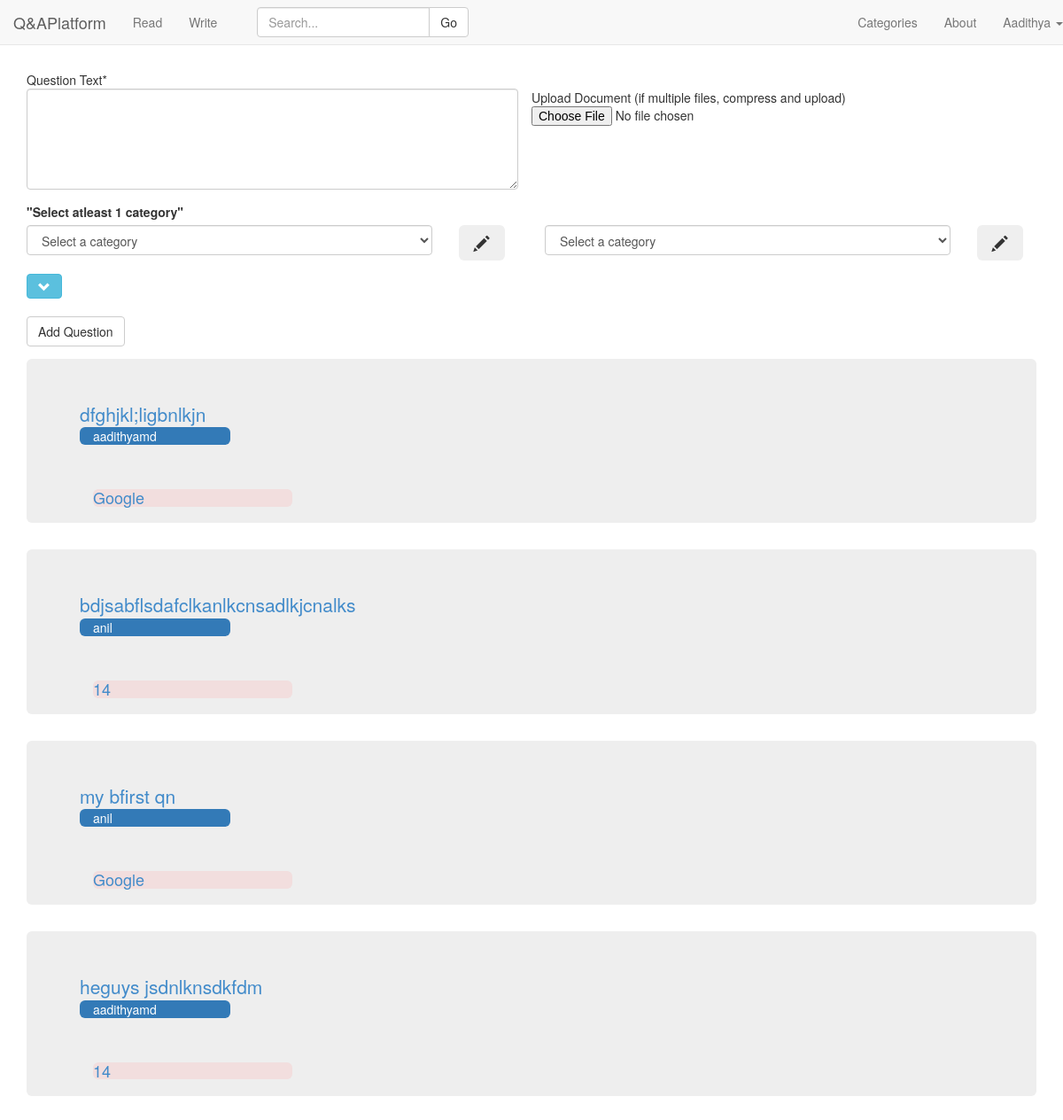
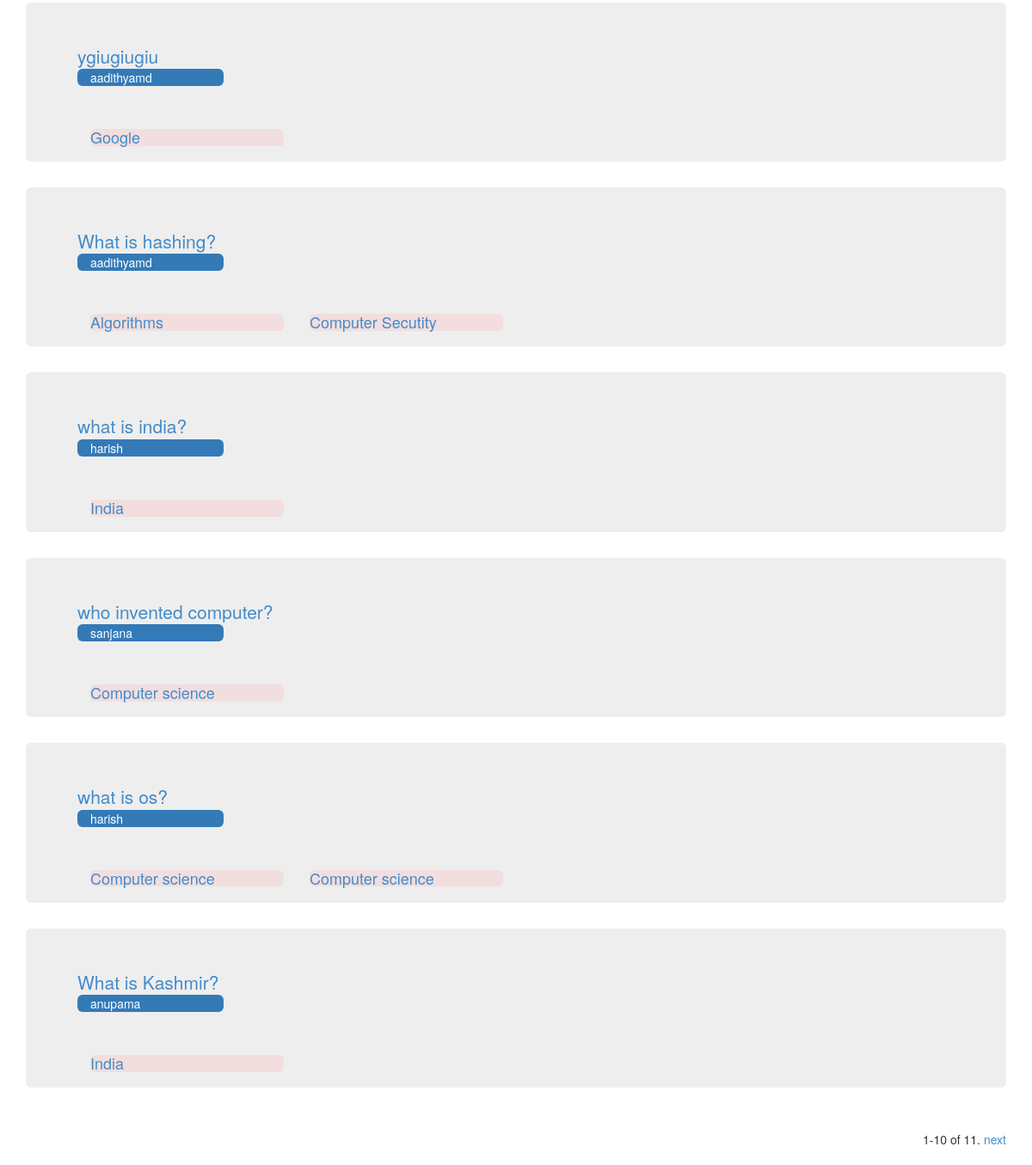
The app's page /write/ (signed in), older data (2 pictures, top to bottom).
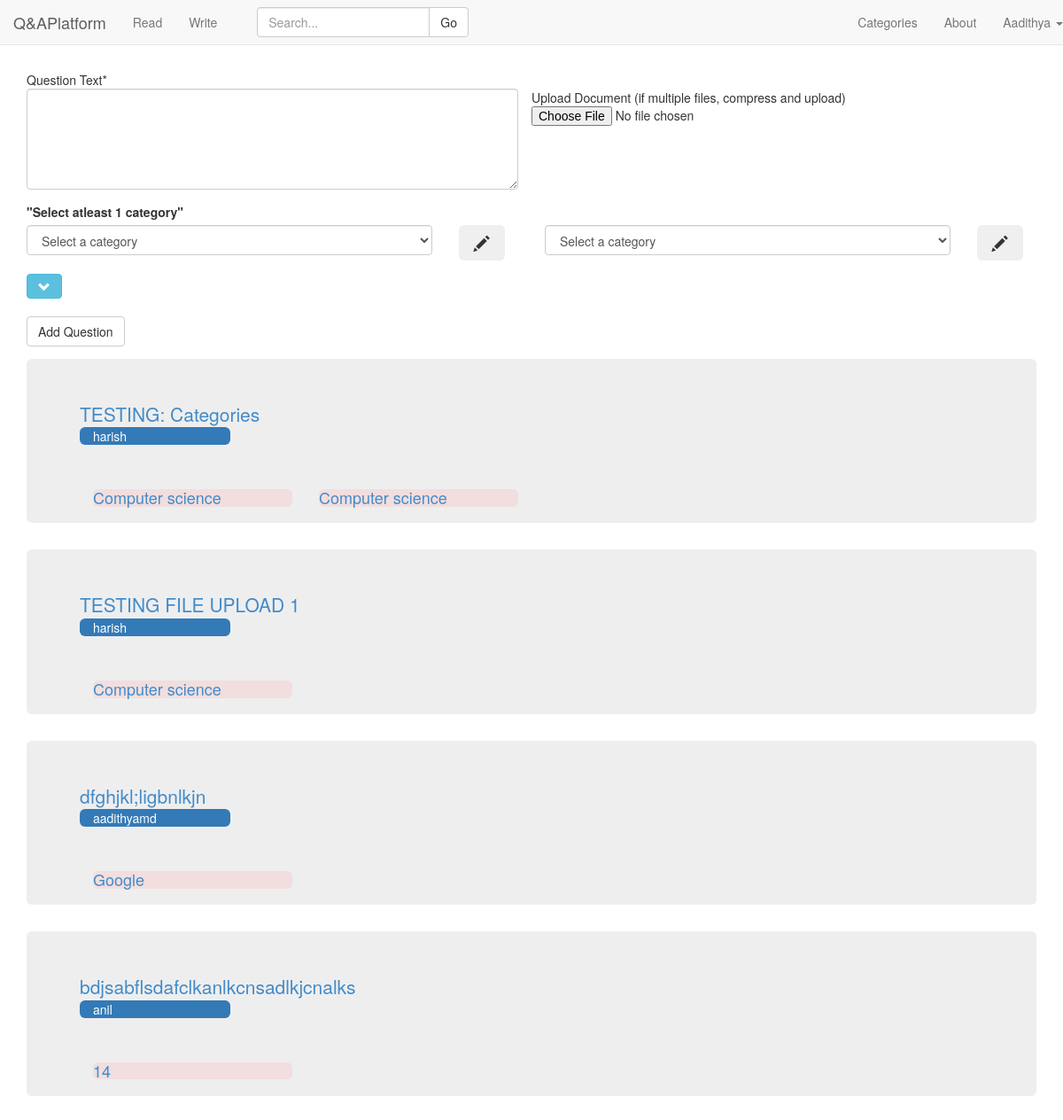
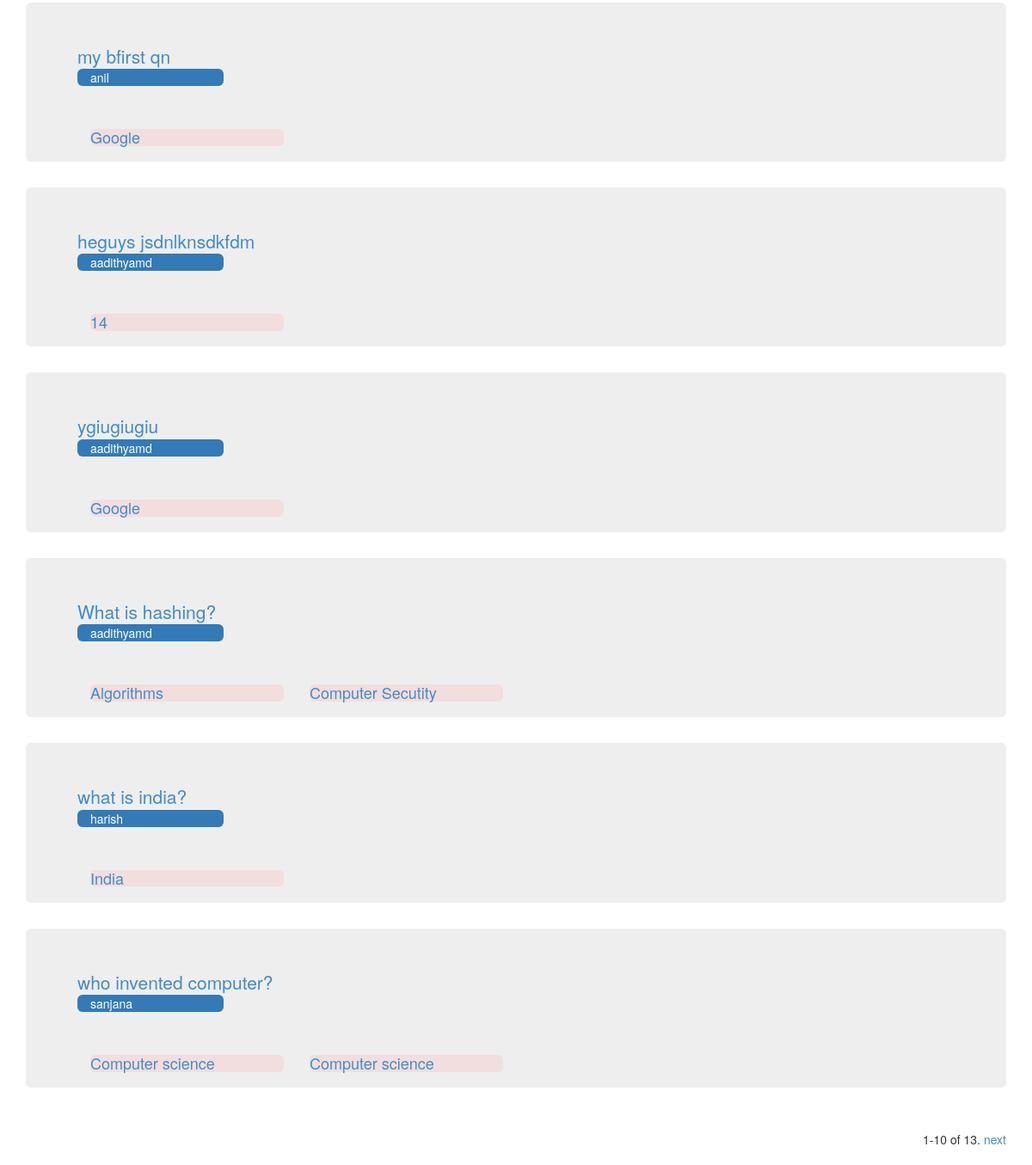
The same page, newer data (2 pictures, top to bottom).
### QA/models.py (models this page shows, shortened)
class Question(models.Model):
	question_text = models.TextField(blank=False,null=True)
	follow = models.IntegerField(default=0)
	author = models.ForeignKey(Customuser)
	upload = models.FileField(upload_to='uploads/%Y/%m/%d/',blank=True,null=True) #if null is true then NULL is set if no value
	timestamp = models.DateTimeField(auto_now_add=True, auto_now=False)# but in forms, set blank=True,form can be left.
	updated = models.DateTimeField(auto_now_add=False, auto_now=True)
	category1 = models.ForeignKey(Categories,blank=True,null=True,related_name='category1')
	category2 = models.ForeignKey(Categories,blank=True,null=True,related_name='category2')
	category3 = models.ForeignKey(Categories,blank=True,null=True,related_name='category3')
	category4 = models.ForeignKey(Categories,blank=True,null=True,related_name='category4')
	class Meta:
		ordering = ['follow','-timestamp']

class Categories(models.Model):
	categories = models.CharField(max_length=120, blank=False,null=False)
	def __unicode__(self):
		return self.categories

### QA/views.py (the view)
# urls.py: url(r'^write/$',QA.views.listquestions, name='write'),
@login_required
def listquestions(request):
	if request.user.is_superuser:
		return HttpResponseRedirect('/report')
	category_object = []
	staff_status=False
	if request.user.is_staff:
		staff_status=True
	if request.method == 'POST':
		print request.POST
		if request.POST.get("submit","") == "Create Category":
			category = request.POST.get("newcategory","")
			if not Categories.objects.filter(categories = category).exists():
				Categories(categories = category).save()
				category = Categories.objects.get(categories = category)
				return JsonResponse({"category":category.categories,"cid":category.pk}, content_type ="application/json")
			else:
				category = 0
				return HttpResponse({category}, content_type ="application/text")
		form = add_Question_Form(request.POST,request.FILES,)
		category1 = request.POST.get("category1","") ## Dangerous
		category2 = request.POST.get("category2","")
		category3 = request.POST.get("category3","")
		category4 = request.POST.get("category4","")
		for i in {category1,category2,category3,category4}:
			if Categories.objects.filter(categories = i).exists():
				category_object.append(Categories.objects.get(categories = i))
			else:
				C = Categories(categories = i).save()
				category_object.append(C)
		category_object.append(None)
		category_object.append(None)
		category_object.append(None)
		category_object.append(None)
		category_object.append(None)
		form.category1 = category_object[0]
		form.category2 = category_object[1]
		form.category3 = category_object[2]
		form.category4 = category_object[3]
		form.category5 = category_object[4]
		print "the form validity",form.is_valid
		if form.is_valid():
			f = form.save(commit=False)
			f.author=Customuser.objects.get(username=request.user.username)
			f.save()
		return HttpResponseRedirect('/write')
	else:
		form = add_Question_Form()
	qn_list = Question.objects.all()
	qn_count = Question.objects.all().count()
	c = Categories.objects.all()  #change
	MaxQns = 10
	paginator = Paginator(qn_list, MaxQns) # Show MaxQns contacts per page
	page = request.GET.get('page')
	try:
		qns = paginator.page(page)
	except PageNotAnInteger:
		qns = paginator.page(1)
	except EmptyPage:
		qns = paginator.page(paginator.num_pages)
	n1 = (qns.number-1)*MaxQns + 1
	n2 = qns.number*MaxQns
	if n2 > qn_count:
		n2 = qn_count
	context = {
		"staff":staff_status,
		"list":qns,
		"form":form,
		"categorylist":c,
		"qn_count":qn_count,
		"n1":n1,"n2":n2,
	}
	return render(request,"write.html",context)

### QA/forms.py (shortened to what this page needs)
class add_Question_Form(forms.ModelForm): # just a regular form
    question_text = forms.CharField(label=_("question_text"),
        widget=forms.Textarea({'cols': '40', 'rows': '5'}))
    class Meta:
        model = Question
        fields = ['question_text',  'upload',
        'category1','category2',
        'category3','category4']

### QA/models.py (called while the page is built)
	def __str__(self):
		return self.username

### QA/templates/write.html (shortened to what this page needs)
{% extends 'base.html' %}
{% load crispy_forms_tags %}
{% block form_question %}
<div class="container ">
<form method='POST' enctype="multipart/form-data" action=''>
	<div class='row'>
	<div id='qtext' class='form-group col-md-6'>
		Question Text*
		<textarea class="textarea form-control" cols="40" id="id_question_text" name="question_text" rows="5"></textarea>
	</div>
	<br>
	{% if staff %}
	<div>
		Upload Document (if multiple files, compress and upload)
		<input class="clearablefileinput" id="id_upload" name="upload" type="file">
	</div>
	{% endif %}
    </div>
	<label>"Select atleast 1 category"</label>
	<div class='row'>
	<div class='form-group col-md-5' align="left">
		<select class="select form-control" id="id_category1" name="category1">
			<option value="0" selected="selected">Select a category</option>
		</select>
	</div>
	<div class='form-group col-md-1'>
		<button type="button" class="btn btn-lg" data-toggle="modal" data-target=".bs-example-modal-sm">
		<span class="glyphicon glyphicon-pencil" aria-hidden="true"></span>
	</button>
	</div>
	<div class='form-group col-md-5' align="left">
		<select class="select form-control" id="id_category2"  name="category2">
			<option value="" selected="selected">Select a category</option>
		</select>
	</div>
	<div class='form-group col-md-1'>
		<button type="button" class="btn btn-lg" data-toggle="modal" data-target=".bs-example-modal-sm">
		<span class="glyphicon glyphicon-pencil" aria-hidden="true"></span>
		</button>
	</div>
	</div>
<button type="button" class="btn btn-info" data-toggle="collapse" data-target="#default-hidden-row">
<span class="glyphicon glyphicon-chevron-down" aria-hidden="true"></span>
</button>
<br><br>
<input class='btn btn-default' type='submit' value='Add Question'/>
</form>
</div>
{% endblock %}
{% block question_container %}
{% for i in list %}
<div class="container">
	<div class="jumbotron">
		<a class="lead" href="{{i.pk}}">{{i.question_text}}<br></a>
		<div class="col-xs-2 col-sm-2 bg-primary img-rounded word-wrap">
	    {{i.author}}
	    </div>
	    <div>
	    	<br><br><br>
{% if i.category1 != None %}
<div class="col-xs-3 ">
      <h4 class="bg-danger img-rounded word-wrap"><a href="/categories/{{i.category1.pk}}">{{i.category1}}</a></h4>
    </div>
{% endif%}
{% if i.category2 != None %}
<div class="col-xs-3 ">
      <h4 class="bg-danger img-rounded word-wrap"><a href="/categories/{{i.category2.pk}}">{{i.category2}}</a></h4>
    </div>
{% endif%}
</div>
	</div>
</div>
{% endfor %}
{% endblock %}
{% block read_container %}
<div class="container text-right">
<div class="pagination">
    <span class="step-links">
        <span class="current">
            {{ n1 }}-{{ n2 }} of {{ qn_count }}.
        </span>
        {% if list.has_next %}
            <a href="?page={{ list.next_page_number }}">next</a>
        {% endif %}
    </span>
</div>
</div>
{% endblock %}

Row changes from the older to the newer data that the page shows:
no longer on this page (row unchanged): Question: question_text "what is os?", author "harish", category1 "Computer science", category2 "Computer science"
no longer on this page (row unchanged): Question: question_text "What is Kashmir?", author "anupama", category1 "India"
added Question: question_text "TESTING: Categories", author "harish", category1 "Computer science", category2 "Computer science"
added Question: question_text "TESTING FILE UPLOAD 1", author "harish", category1 "Computer science"
changed Question "who invented computer?": category2_id empty → 9 (drawn); category2 (not shown) → "Computer science"
Text that changed along with them:
{{ qn_count }}: "11" → "13"
